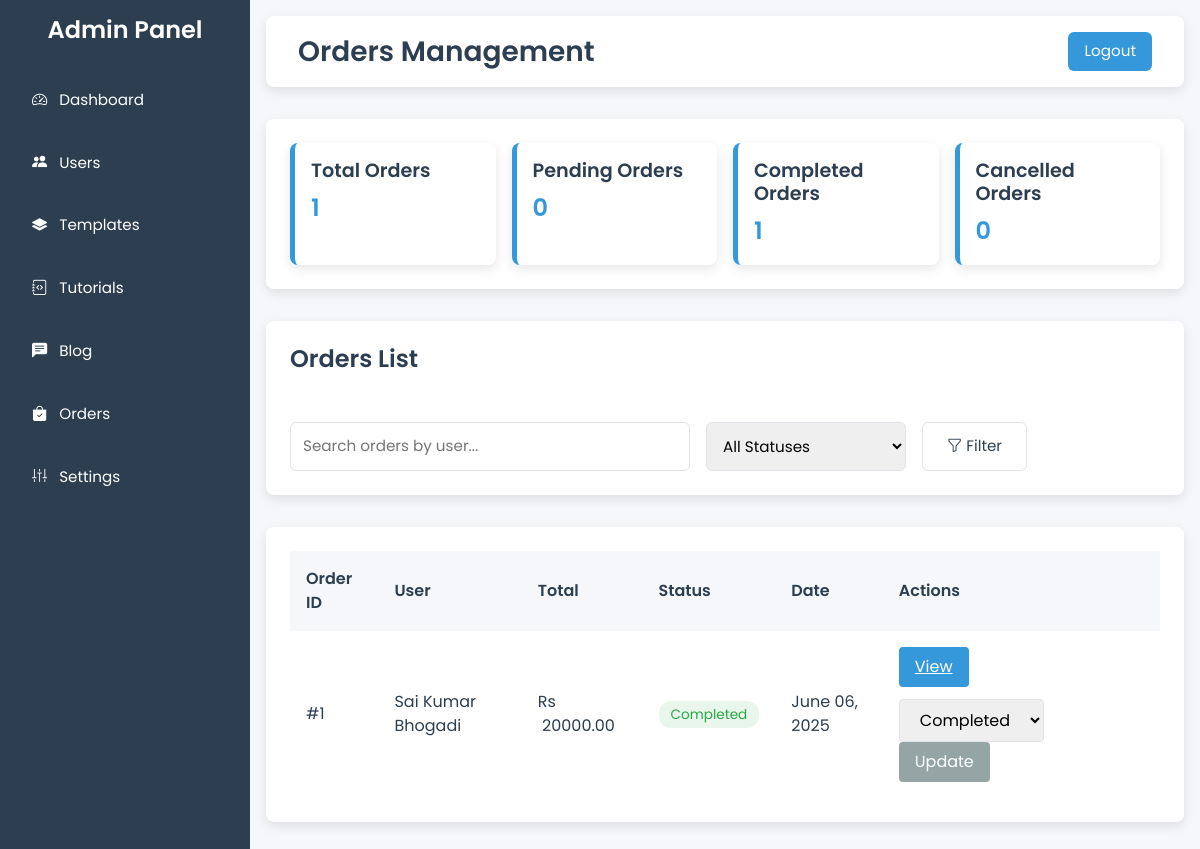
The app's page /admin-panel/orders/ (signed in) with its own data.
### admin_panel/models.py (models this page shows, shortened)
class Order(models.Model):
    STATUS_CHOICES = (
        ('pending', 'Pending'),
        ('completed', 'Completed'),
        ('cancelled', 'Cancelled'),
    )
    user = models.ForeignKey(settings.AUTH_USER_MODEL, on_delete=models.CASCADE, related_name='orders')
    status = models.CharField(max_length=20, choices=STATUS_CHOICES, default='pending')
    total_amount = models.DecimalField(max_digits=10, decimal_places=2, default=0.00)
    created_at = models.DateTimeField(auto_now_add=True)
    updated_at = models.DateTimeField(auto_now=True)

### codebay_app/models.py (models this page shows, shortened)
class User(AbstractBaseUser, PermissionsMixin):
    email = models.EmailField(unique=True)
    full_name = models.CharField(max_length=255)
    is_active = models.BooleanField(default=True)
    is_staff = models.BooleanField(default=False)
    bio = models.TextField(blank=True, default="")
    date_joined = models.DateTimeField(default=timezone.now)
    objects = UserManager()
    USERNAME_FIELD = 'email'
    REQUIRED_FIELDS = ['full_name']

### admin_panel/views.py (the view)
# urls.py: path('orders/', views.admin_orders_list, name='admin_orders_list'),
@login_required
def admin_orders_list(request):
    if not request.user.is_staff:
        messages.error(request, "You do not have permission to access this page.")
        return redirect('codebay_app:index')
    search_query = request.GET.get('search', '')
    status_filter = request.GET.get('status', '')
    orders = Order.objects.all()
    if search_query:
        orders = orders.filter(
            Q(user__full_name__icontains=search_query) |
            Q(user__email__icontains=search_query)
        )
    if status_filter:
        orders = orders.filter(status=status_filter)
    orders = orders.order_by('-created_at')
    total_orders = orders.count()
    pending_orders = orders.filter(status='pending').count()
    completed_orders = orders.filter(status='completed').count()
    cancelled_orders = orders.filter(status='cancelled').count()
    paginator = Paginator(orders, 10)  # 10 orders per page
    page_number = request.GET.get('page')
    page_obj = paginator.get_page(page_number)
    status_choices = Order.STATUS_CHOICES
    context = {
        'orders': page_obj,
        'total_orders': total_orders,
        'pending_orders': pending_orders,
        'completed_orders': completed_orders,
        'cancelled_orders': cancelled_orders,
        'search_query': search_query,
        'status_filter': status_filter,
        'status_choices': status_choices,
    }
    return render(request, 'admin_panel/orders_list.html', context)

### admin_panel/templates/admin_panel/orders_list.html (shortened to what this page needs)
{% extends "admin_panel/base.html" %}
{% block header_title %}Orders Management{% endblock %}
{% block content %}
  <div class="section stats-section">
    <div class="stat-card">
      <h4>Total Orders</h4>
      <p>{{ total_orders|default:0 }}</p>
    </div>
    <div class="stat-card">
      <h4>Pending Orders</h4>
      <p>{{ pending_orders|default:0 }}</p>
    </div>
    <div class="stat-card">
      <h4>Completed Orders</h4>
      <p>{{ completed_orders|default:0 }}</p>
    </div>
    <div class="stat-card">
      <h4>Cancelled Orders</h4>
      <p>{{ cancelled_orders|default:0 }}</p>
    </div>
  </div>
  <div class="section search-section">
    <div class="header-row">
      <h3>Orders List</h3>
    </div>
    <form method="GET" class="search-row">
      <input type="text" name="search" placeholder="Search orders by user..." value="{{ search_query|default:'' }}">
      <select name="status">
        <option value="">All Statuses</option>
      </select>
      <button type="submit"><i class="bi bi-funnel"></i> Filter</button>
    </form>
  </div>
  <div class="section orders-section">
    <table class="orders-table">
      <thead>
        <tr>
          <th>Order ID</th>
          <th>User</th>
          <th>Total</th>
          <th>Status</th>
          <th>Date</th>
          <th>Actions</th>
        </tr>
      </thead>
      <tbody>
        {% for order in orders %}
          <tr>
            <td>#{{ order.id }}</td>
            <td>{{ order.user.full_name|default:order.user.email }}</td>
            <td>Rs &nbsp;{{ order.total_amount }}</td>
            <td><span class="status {{ order.status }}">{{ order.status|capfirst }}</span></td>
            <td>{{ order.created_at|date:"F d, Y" }}</td>
            <td>
              <div class="action-buttons">
                <a href="{% url 'admin_panel:admin_order_detail' order_id=order.id %}" class="action-btn view">View</a>
                <form action="{% url 'admin_panel:admin_order_update_status' order_id=order.id %}" method="POST" class="status-form">
                  <select name="status" class="status-select">
                    {% for status_value, status_label in order.STATUS_CHOICES %}
                      <option value="{{ status_value }}" {% if order.status == status_value %}selected{% endif %}>{{ status_label }}</option>
                    {% endfor %}
                  </select>
                  <button type="submit" class="action-btn update">Update</button>
                </form>
              </div>
            </td>
          </tr>
        {% empty %}
          <tr>
            <td colspan="6">No orders found.</td>
          </tr>
        {% endfor %}
      </tbody>
    </table>
  </div>
{% endblock %}

### admin_panel/templates/admin_panel/base.html (style rules this page uses)
body { font-family: 'Poppins', sans-serif; background-color: #F5F7FA; color: #2C3E50; margin: 0; padding: 0; overflow-x: hidden; }
.section { background-color: #FFFFFF; padding: 1.5rem; border-radius: 8px; box-shadow: 0 4px 12px rgba(0, 0, 0, 0.1); animation: fadeIn 1s ease-in; margin-bottom: 2rem; }
.section h3 { font-weight: 600; font-size: 1.5rem; color: #2C3E50; margin-bottom: 1rem; }

### admin_panel/templates/admin_panel/orders_list.html (style rules this page uses)
.stats-section { display: grid; grid-template-columns: repeat(auto-fit, minmax(200px, 1fr)); gap: 1rem; margin-bottom: 2rem; }
.stat-card { background-color: #FFFFFF; padding: 1rem; border-radius: 8px; box-shadow: 0 4px 12px rgba(0, 0, 0, 0.1); border-left: 5px solid #3498DB; animation: fadeIn 1s ease-in; }
.stat-card h4 { font-weight: 600; font-size: 1.1rem; color: #2C3E50; margin-bottom: 0.5rem; }
.stat-card p { font-size: 1.25rem; font-weight: 600; color: #3498DB; margin: 0; }
.search-section { display: flex; flex-direction: column; gap: 1rem; }
.search-section .header-row { display: flex; justify-content: space-between; align-items: center; margin-bottom: 1rem; }
.search-section .search-row { display: flex; gap: 1rem; align-items: center; }
.search-section input { padding: 0.75rem; font-size: 0.95rem; border: 1px solid #E0E4E8; border-radius: 6px; width: 300px; outline: none; transition: border-color 0.3s ease; }
.search-section select { padding: 0.75rem; font-size: 0.95rem; border: 1px solid #E0E4E8; border-radius: 6px; outline: none; transition: border-color 0.3s ease; }
.search-section button { padding: 0.75rem 1.5rem; font-size: 0.95rem; background-color: #FFFFFF; color: #2C3E50; border: 1px solid #E0E4E8; border-radius: 6px; cursor: pointer; transition: background-color 0.3s ease, color 0.3s ease; }
.orders-section { overflow-x: auto; }
.orders-table { width: 100%; border-collapse: collapse; min-width: 700px; background-color: #FFFFFF; }
.orders-table th, .orders-table td { padding: 0.75rem; text-align: left; font-size: 0.9rem; color: #2C3E50; }
.orders-table th { background-color: #F5F7FA; font-weight: 600; position: sticky; top: 0; z-index: 1; }
.orders-table td { border-bottom: 1px solid #E0E4E8; }
.orders-table tr:last-child td { border-bottom: none; }
.orders-table .status { padding: 0.25rem 0.75rem; border-radius: 12px; font-size: 0.85rem; }
.orders-table .status.completed { background-color: rgba(40, 167, 69, 0.1); color: #28A745; }
.action-buttons { display: flex; flex-wrap: wrap; gap: 0.5rem; align-items: center; }
.action-btn { padding: 0.35rem 0.75rem; font-size: 0.9rem; border: none; border-radius: 4px; cursor: pointer; transition: background-color 0.3s ease; white-space: nowrap; }
.action-btn.view { background-color: #3498DB; color: #FFFFFF; }
.action-btn.update { background-color: #95A5A6; color: #FFFFFF; }
.status-select { padding: 0.35rem; font-size: 0.9rem; border: 1px solid #E0E4E8; border-radius: 4px; margin-right: 0.5rem; }
@media (min-width: 1200px) { .stats-section { grid-template-columns: repeat(4, 1fr); } }
@media (min-width: 1200px) { .stat-card h4 { font-size: 1.2rem; } }
@media (min-width: 1200px) { .stat-card p { font-size: 1.5rem; } }
@media (min-width: 1200px) { .search-section input { width: 400px; } }
@media (min-width: 1200px) { .search-section select { width: 200px; } }
@media (min-width: 1200px) { .orders-table th, .orders-table td { font-size: 1rem; padding: 1rem; } }
@media (min-width: 1200px) { .action-buttons { gap: 0.75rem; } }
@media (min-width: 1200px) { .action-btn, .status-select { padding: 0.5rem 1rem; font-size: 1rem; } }

### records on screen
Order: id "1", user.full_name "Sai Kumar Bhogadi", total_amount "20000.00", status "Completed", created_at "June 06, 2025"

### other values on screen
{{ total_orders|default:0 }} "1"
{{ pending_orders|default:0 }} "0"
{{ completed_orders|default:0 }} "1"
{{ cancelled_orders|default:0 }} "0"
